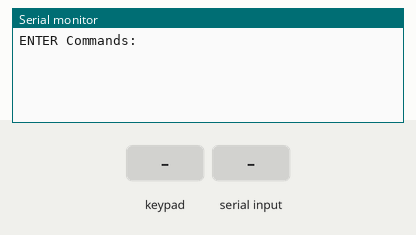
Recording of a sketch running on a simulated Arduino Uno, built with avr-gcc and run on an emulated ATmega328P. Parts: the last lines printed to the serial monitor. The inputs (shaded band) are chosen by the test bench.

Above: at 1.2 s.
1.3 s: key '1' pressed
At 2.5 s:
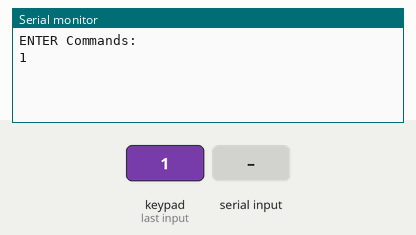
2.8 s: keypad keys 9 8 7 6 * pressed 0.4 s apart
At 5.1 s:
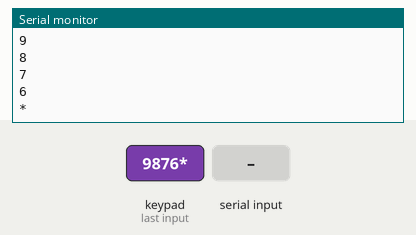
6.3 s: "1" received over Serial
At 6.8 s:
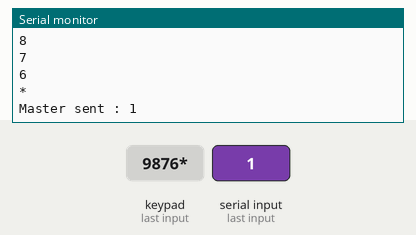
7.8 s: "1" received over the second serial link
At 9.0 s:
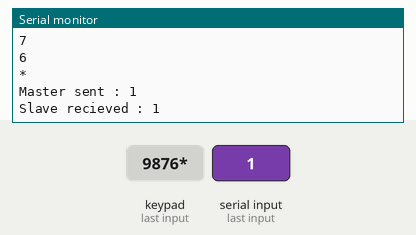
9.3 s: key '=' pressed
At 10.1 s:
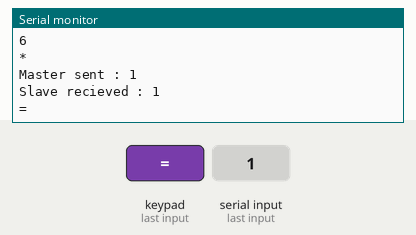
10.8 s: keypad keys 8 / 2 = pressed 0.4 s apart
At 11.46 s:
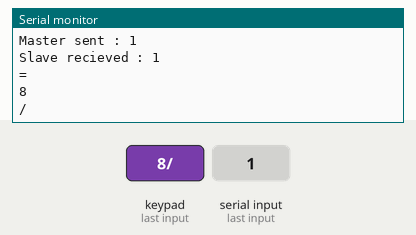
Timing chart, 0 to 13.8 s (numbered marks = the images above; inputs shaded):
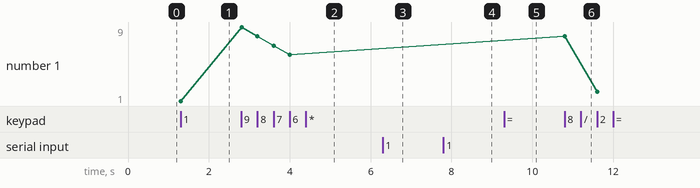

The sketch:

master_funciona_envia_datos_2a.ino
```cpp
//master

#include <SoftwareSerial.h>
SoftwareSerial ArduinoSlave(10,11); //RX, TX arduino

//SE INCLUYE LIBRERÍA DE TECLADO
#include <Keypad.h>
const byte ROWS = 4;// Filas
const byte COLS = 4;//Columnas
char keya;
//SE DECLARA ARRAY CON SIMBOLOS CORRESPONDIENTES
char keys[ROWS][COLS] = {//Simbolos
  {'1','2','3','+'},
  {'4','5','6','-'},
  {'7','8','9','*'},
  {'=','0','.','/'}
};
// SE DECLARA PINES DIGITALES A UTILIZAR
byte rowPins[ROWS] = {9, 8, 7, 6};
byte colPins[COLS] = {5, 4, 3, 2};
//SE CREA Y CONFIGURA OBJETO KEYPAD
Keypad keypad = Keypad( makeKeymap(keys), rowPins, colPins, ROWS, COLS );

String answer;
String msg;
//String keya;


void setup(){
  Serial.begin(9600);
  Serial.println("ENTER Commands:");
  ArduinoSlave.begin(9600);
}
void loop(){

  //read command from keypad

readkeypad();


  //Read command from monitor
  readSerialPort();
  //Read answer from slave
   while (ArduinoSlave.available()) {
   delay(10);
   if (ArduinoSlave.available() >0) {
     char c = ArduinoSlave.read();  //gets one byte from serial buffer
     answer += c; //makes the string readString
   }
 }
  //Send data to slave
  if(msg!=""){
    Serial.print("Master sent : ");
    Serial.println(msg);
    ArduinoSlave.print(msg);
    msg="";
  }
  //Send answer to monitor
  if(answer!=""){
    Serial.print("Slave recieved : ");
    Serial.println(answer);
    answer="";
  }
}
void readSerialPort(){
 while (Serial.available()) {
   delay(10);
   if (Serial.available() >0) {
     char c = Serial.read();  //gets one byte from serial buffer
     msg += c; //makes the string readString
   }
 }
 Serial.flush();
}

/*void sendkeya(){

keya +=c;
  ArduinoSlave.print(keya);
    keya="";
}
*/

void readkeypad(){

   // SE OBTIENE EL VALOR DE LA TECLA OPRIMIDA
  char key = keypad.getKey();
  keya=key;
  if (key != NO_KEY){//SI ES DIFERENTE DE NULO
    //IMPIRME EN MONITOR SERIE Y EN LCD EL VALOR DE LA TECLA
    Serial.println(key);
    ArduinoSlave.print(key);
    key="";
  }
}
```

Measured:
- after the input at 1.3 s, the serial monitor: prints a new line at once (image 1)
- after the input at 2.8 s, the serial monitor: prints a new line at once (image 2)
- after the input at 6.3 s, the serial monitor: prints a new line at once (image 3)
- after the input at 7.8 s, the serial monitor: prints a new line at once (image 4)
- after the input at 9.3 s, the serial monitor: prints a new line at once (image 5)
- after the input at 10.8 s, the serial monitor: prints a new line at once (image 6)
- plotted number 1: 1 → 6 after the input at 2.8 s, 6 → 2 after the input at 10.8 s
